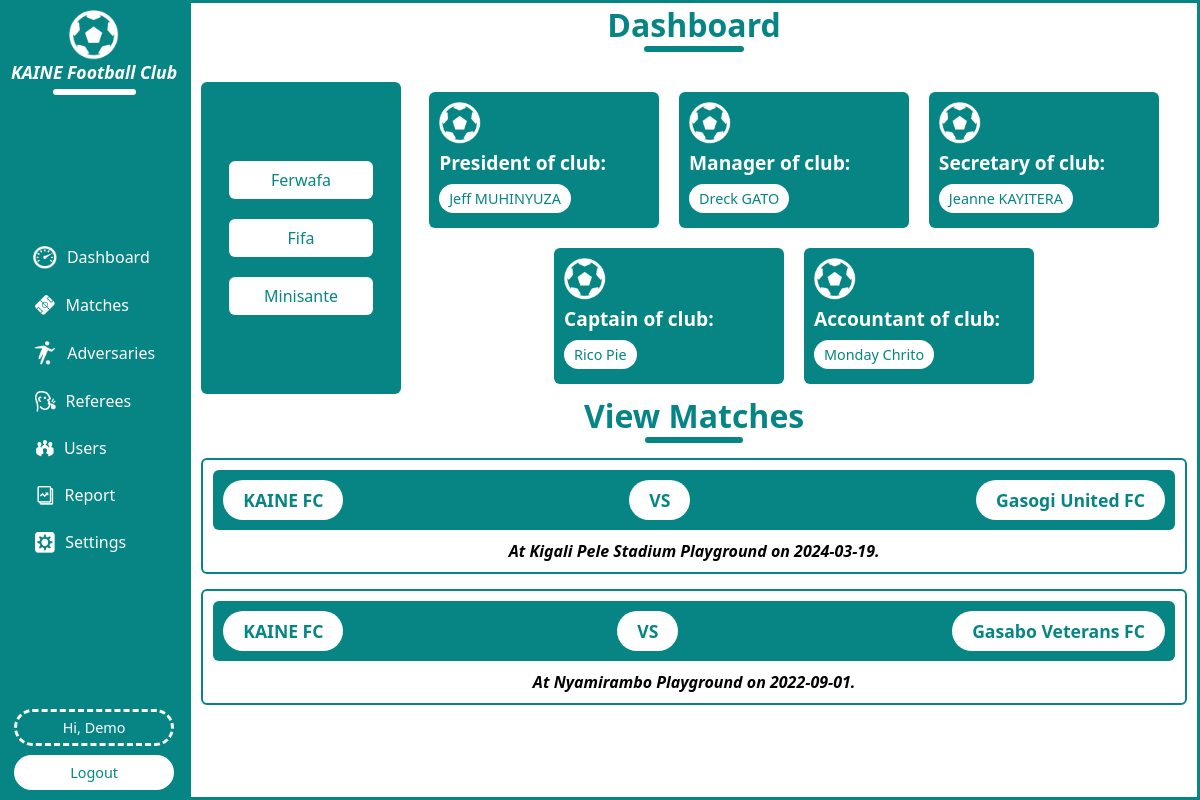
The app's page /dashboard.php (signed in) with its own data.
### tables this page shows
CREATE TABLE `matches` (
  `mt_id` int(11) NOT NULL,
  `date` date NOT NULL DEFAULT current_timestamp(),
  `play_ground` varchar(30) NOT NULL,
  `ref_id` int(11) NOT NULL,
  `ad_id` int(11) NOT NULL,
  `user_id` int(11) NOT NULL
);

CREATE TABLE `adversaries` (
  `ad_id` int(11) NOT NULL,
  `name` varchar(30) NOT NULL
);

### dashboard.php (the view, shortened to what this page needs)
<?php
include("sessions.php");
?>
<!DOCTYPE html>
<html lang="en">
<head>
    <link rel="stylesheet" href="style.css">
</head>
<body>
    <div class="dashboard-container">
        <?php
            include("sidebar.php");
        ?>
        <div class="dashboard-right">
            <div class="right-title">
                <h1>Dashboard</h1>
                <div class="line"></div>
            </div>
            <div class="right-content">
                <div class="right-content-container">
                <div class="links">
                    <a href="https://www.ferwafa.rw">Ferwafa</a>
                    <a href="https://www.fifa.rw">Fifa</a>
                    <a href="https://www.moh.gov.rw">Minisante</a>
                </div>
                <div class="card-container">
                    <div class="card">
                        <img src="./imgs/icon.ico" alt="">
                        <h3>President of club:</h3>
                        <p>Jeff MUHINYUZA</p>
                    </div>
                    <div class="card">
                        <img src="./imgs/icon.ico" alt="">
                        <h3>Manager of club:</h3>
                        <p>Dreck GATO</p>
                    </div>
                    <div class="card">
                        <img src="./imgs/icon.ico" alt="">
                        <h3>Secretary of club:</h3>
                        <p>Jeanne KAYITERA</p>
                    </div>
                    <div class="card">
                        <img src="./imgs/icon.ico" alt="">
                        <h3>Captain of club:</h3>
                        <p>Rico Pie</p>
                    </div>
                    <div class="card">
                        <img src="./imgs/icon.ico" alt="">
                        <h3>Accountant of club:</h3>
                        <p>Monday Chrito</p>
                    </div>
                </div>
                </div>
                <div class="right-title">
                <h1>View Matches</h1>
                <div class="line"></div>
                </div>
                <?php
                    $select=$con->query("SELECT * FROM `matches` ORDER BY mt_id DESC");
                    if(mysqli_num_rows($select)>0){
                        while($row=mysqli_fetch_assoc($select)){
                ?>
                <div class="match-container">
                    <div class="match-card">
                        <h4>KAINE FC</h4>
                        <h4>VS</h4>
                        <h4><?php
                             $ad_id=$row['ad_id'];
                             $select1=$con->query("SELECT * FROM `adversaries` WHERE `ad_id`='$ad_id'");
                             $ad=mysqli_fetch_assoc($select1);
                             $name=$ad['name'];
                             echo $name;
                        ?></h4>
                    </div>
                    <div class="match-description">
                        <p>At <?php echo $row['play_ground'];?> Playground on <?php echo $row['date'];?>.</p>
                    </div>
                </div>
                <?php
                        }
                    }
                    else{
                        echo"<h1>No Matches Available...</h1>";
                    }
                    ?>
            </div>
        </div>
    </div>
</body>
</html>

### style.css (style rules this page uses)
* { margin: 0; padding: 0; box-sizing: border-box; }
body { font-family: system-ui, -apple-system, BlinkMacSystemFont, "Segoe UI", Roboto, Oxygen, Ubuntu, Cantarell, "Open Sans", "Helvetica Neue", sans-serif; }
::placeholder { color: black; font-size: 0.8rem; }
.dashboard-container { display: flex; flex-direction: row; width: 100%; align-items: center; justify-content: space-between; height: 100dvh; }
.dashboard-right { display: flex; flex-direction: column; width: 86%; border: 3px solid #068584; height: 100dvh; overflow-y: auto; }
.right-title { display: flex; flex-direction: column; align-items: center; justify-content: center; }
.right-title h1 { font-size: 2rem; color: #068584; }
.right-title .line { padding: 3px; background: #068584; width: 10%; border-radius: 50px; }
.right-content { display: flex; flex-direction: column; width: 100%; margin-top: 20px; padding: 10px; }
.right-content-container { display: flex; flex-direction: row; justify-content: space-between; }
.right-content-container .links { display: flex; flex-direction: column; align-items: center; justify-content: center; padding: 10px; background: #068584; color: #fff; height: auto; width: 25%; border-radius: 6px; gap: 20px; overflow-y: auto; }
.right-content-container .links a { text-decoration: none; color: #068584; background: #fff; padding: 8px 15px; border-radius: 6px; width: 80%; font-weight: 500; text-align: center; transition: 0.2s ease-in; }
.card-container { display: flex; flex-direction: row; align-items: center; justify-content: center; flex-wrap: wrap; gap: 20px; width: 100%; padding: 10px; }
.card { width: 30%; background: #068584; color: #fff; padding: 10px; border-radius: 6px; display: flex; flex-direction: column; align-items: flex-start; justify-content: flex-start; }
.card img { width: 20%; }
.card h3 { font-size: 1.2rem; margin-top: 5px; }
.card p { padding: 5px 10px; background: #fff; width: auto; color: #068584; margin-top: 8px; border-radius: 20px; font-weight: 500; text-transform: capitalize; font-size: 0.9rem; margin-bottom: 5px; }
.match-container { display: flex; flex-direction: column; margin-top: 15px; padding: 10px; border-radius: 6px; border: 2px solid #068584; gap: 10px; }
.match-card { display: flex; flex-direction: row; align-items: center; justify-content: space-between; width: 100%; padding: 10px; border-radius: 6px; background: #068584; color: #fff; }
.match-card h4 { padding: 8px 20px; background: #fff; color: #068584; border-radius: 50px; font-size: 1.1rem; }
.match-description { text-align: center; font-weight: bold; font-style: italic; font-size: 1rem; }

### records on screen
matches: ad.name "Gasogi United FC", play_ground "Kigali Pele Stadium", date "2024-03-19"
matches: ad.name "Gasabo Veterans FC", play_ground "Nyamirambo", date "2022-09-01"

### other values on screen
$_SESSION['fc_user'] "Demo"
